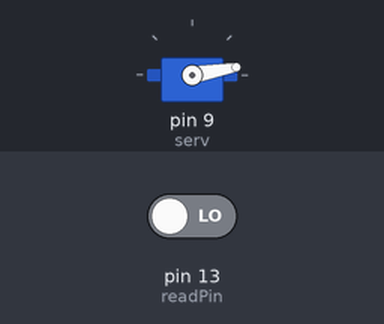
Recording of a sketch running on a simulated Arduino Uno, built with avr-gcc and run on an emulated ATmega328P. Shown: servo. The inputs (shaded band) are chosen by the test bench; at power-on: pin 13 (readPin) LOW.

Above: at 1.2 s.
1.3 s: pin 13 (readPin) driven HIGH
At 1.6 s:
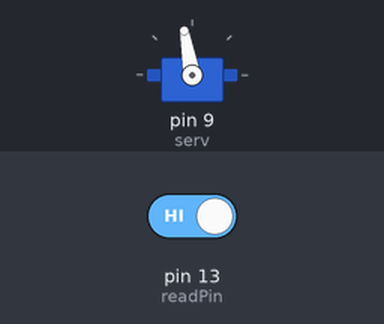
2.8 s: pin 13 (readPin) driven LOW
At 4.0 s:
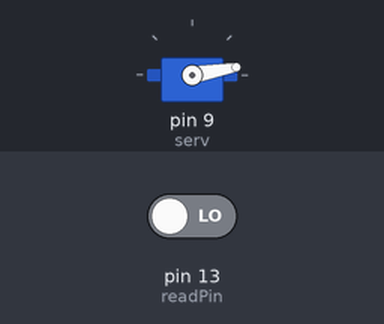
Timing chart, 0 to 5.8 s (numbered marks = the images above; inputs shaded):
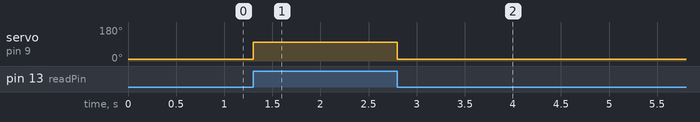

Measured:
- after the input at 1.3 s, servo on pin 9 (serv): 10° → 100° at once
- after the input at 2.8 s, servo on pin 9 (serv): 100° → 10° at once

The sketch:

ArduinoServo.ino
```cpp
#include "Servo.h"

Servo serv;
int readPin = 13;

void setup() {
  // put your setup code here, to run once:
  pinMode(readPin, INPUT);
  serv.attach(9);
  serv.write(10);
}

void loop() {
  // put your main code here, to run repeatedly:
  if(digitalRead(readPin))
  {
    serv.write(100);
  }
  else
  {
    serv.write(10);
  }
}
```
